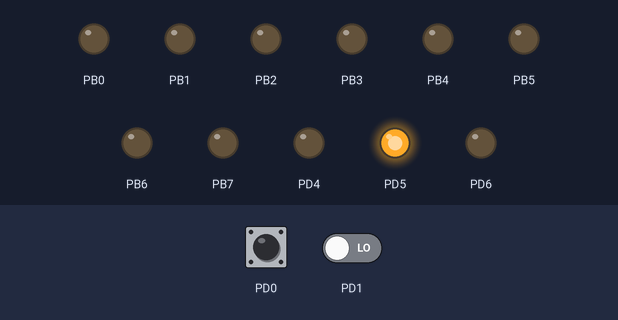
A program run on a simulated ATtiny2313, CodeVisionAVR source translated, built with avr-gcc and emulated at 4 MHz. On the bench: output pins drawn as LEDs (lit = HIGH). Dashed ring = blinking. Inputs (shaded band) come from the test bench; at power-on: PD0 LOW, PD1 LOW.

Above: at 1.2 s.
1.3 s: PD0 pulsed HIGH 5 times (0.12 s each, 0.3 s apart)
At 1.9 s:
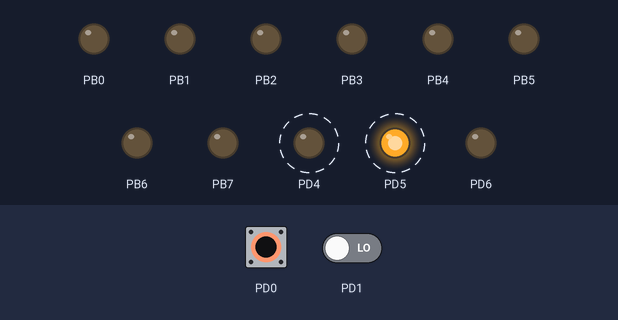
At 3.6 s:
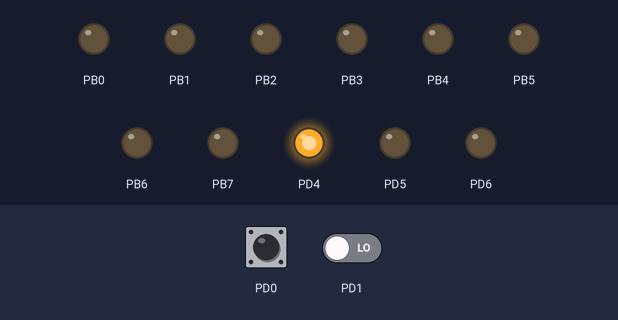
Timing chart, 0 to 5.1 s (numbered marks = the images above; inputs shaded):
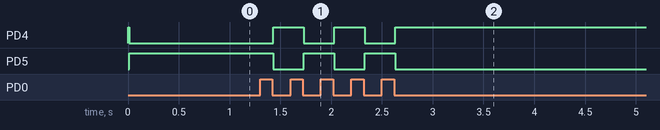

Measured:
- after the input at 1.3 s, PD4: alternates HIGH for 0.30 s and LOW for 0.30 s, 5 changes in all, then stays HIGH, starting after 0.13 s; PD5: alternates HIGH for 0.30 s and LOW for 0.30 s, 5 changes in all, then stays LOW, starting after 0.13 s

The program:

main.c
```c
// (licence header left out)
#include <tiny2313.h>
#include <delay.h>
#include <bcd.h>

// Declare your global variables here

unsigned char key = 0x01;
unsigned char flstart = 0x00;
unsigned char ind = 0x00;


// External Interrupt 0 service routine
interrupt [EXT_INT0] void ext_int0_isr(void)
{
// Place your code here
   if (ind > 0x63) {           // åñëè çíà÷åíèå ïåðåìåííîé ind áîëüøå 99
         ind = 0x00;           // îáíóëÿåì åå
       };
   PORTB = bin2bcd(ind);       // ïðåîáðàçóåì â BCD ôîðìàò è âûâîäèì â ïîðò Â
   ++ind;                      // èíêðåìåíòèðóåì ïåðåìåííóþ  ind

}


void main(void)
{
// Declare your local variables here

// Crystal Oscillator division factor: 1
#pragma optsize-
CLKPR=0x80;
CLKPR=0x00;
#ifdef _OPTIMIZE_SIZE_
#pragma optsize+
#endif

// Input/Output Ports initialization

// Íàñòðîéêà ïîðòà Â
// Func7=Out Func6=Out Func5=Out Func4=Out Func3=Out Func2=Out Func1=Out Func0=Out
// State7=0 State6=0 State5=0 State4=0 State3=0 State2=0 State1=0 State0=0
PORTB=0x00;
DDRB=0xFF;

// Íàñòðîéêà ïîðòà D
// Func6=Out Func5=Out Func4=Out Func3=In Func2=In Func1=In Func0=In
// State6=0 State5=0 State4=0 State3=T State2=T State1=T State0=T
PORTD=0x00;
DDRD=0x70;


// Íàñòðîéêà âíåøíåãî ïðåðûâàíèÿ
// INT0: âêëþ÷åí
// INT0 Mode: Âîñõîäÿùèé ôðîíò
MCUCR = (1<<ISC01)|(1<<ISC00); // óñòàíîâêà ïðåðûâàíèÿ ïî âîñõîäÿùåìó ôðîíòó


// Global enable interrupts
#asm("sei")

PORTD.5 = 0x00;       // çàæèãàåì èíäèêàòîð ãîòîâíîñòè
PORTD.4 = 0x01;

while (1)
   {
      // Place your code here
      if (~PIND.0) {                 // ïðîâåðêà íàæàòèÿ êíîïêè
        key = PIND.0;                // åñëè â òå÷åíèè óñòàíîâëåííîé çàäåðæêè
        delay_ms(10);                // ñîõðàíÿåòñÿ çíà÷åíèå
        if (~PIND.0) {               // òî êíîïêà ñ÷èòàåòñÿ íàæàòîé
            if (flstart) {           // ïðîâåðÿåì óñòàíîâêó ôëàãà ñòàðò
               GIMSK = (0<<INT0);    // çàïðåùàåì ïðåðûâàíèÿ ïî INT0
               PORTB = 0x00;         // îáíóëÿåì èíäèêàòîð
               ind = 0x00;
               PORTD.5 = 0x00;       // çàæèãàåì èíäèêàòîð ãîòîâíîñòè
               PORTD.4 = 0x01;
               flstart = 0x00;       // ñáðàñûâàåì ôëàã ñòàðò
            }
            else {
               if (~PIND.1) {        // ïðîâåðÿåì ñòîèò ëè ïåðåêëþ÷àòåëü â ïîëîæåíèè âíóòð
                  GIMSK = (1<<INT0); // ðàçðåøåíèå ïðåðûâàíèÿ ïî INT0
                  PORTD.4 = 0x00;
               }

               flstart = 0x01;       // óñòàíàâëèâàåì ôëàã ñòàðò
               PORTD.5 = 0x01;       // ãàñèì èíäèêàòîð ãîòîâíîñòè
            }
          key = 0x01;                // ñáðîñ íàæàòèÿ êíîïêè
        }
        do  {
          delay_ms(10);              // çàäåðæêà ñ ïîñëåäóþùåé ïðîâåðêîé
        }
        while (~PIND.0);              // îòïóñêàíèÿ êíîïêè
      }
    }
}
```
